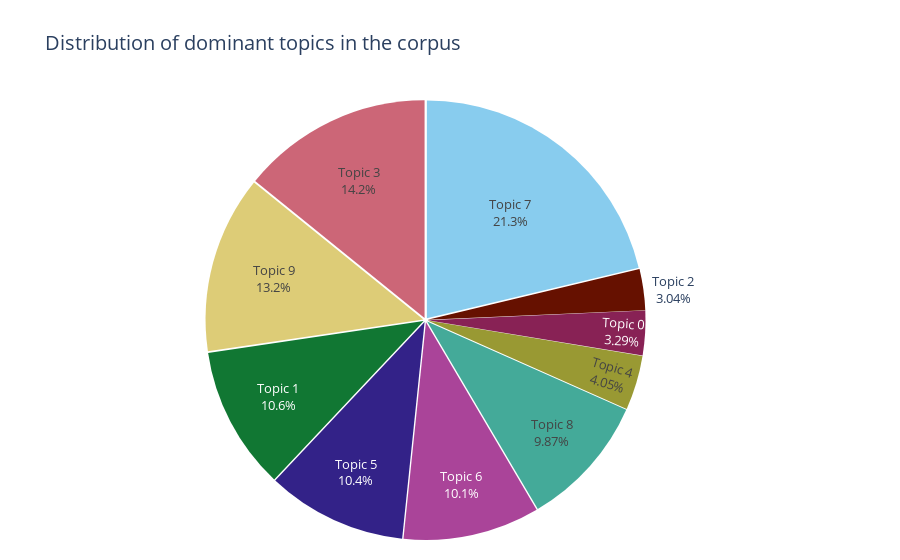

The code cell stored with this chart in its notebook:
### Code cell
plot_topics_distrib(docs_info)

### Figure 1 — Plotly figure (JSON) as saved in the notebook; plotly's stock layout.template omitted (floating-point values rounded to 4 significant figures)
{"data": [{"domain": {"x": [0, 1], "y": [0, 1]}, "hovertemplate": "Topic=%{label}<br>Count=%{value}<extra></extra>", "labels": ["Topic 0", "Topic 1", "Topic 2", "Topic 3", "Topic 4", "Topic 5", "Topic 6", "Topic 7", "Topic 8", "Topic 9"], "legendgroup": "", "name": "", "pull": [0.01, 0.01, 0.01, 0.01, 0.01, 0.01, 0.01, 0.01, 0.01, 0.01], "showlegend": true, "textfont": {"size": 13}, "textinfo": "label+percent", "type": "pie", "values": [13, 42, 12, 56, 16, 41, 40, 84, 39, 52]}], "layout": {"legend": {"tracegroupgap": 0}, "margin": {"b": 20}, "piecolorway": ["rgb(136, 204, 238)", "rgb(204, 102, 119)", "rgb(221, 204, 119)", "rgb(17, 119, 51)", "rgb(51, 34, 136)", "rgb(170, 68, 153)", "rgb(68, 170, 153)", "rgb(153, 153, 51)", "rgb(136, 34, 85)", "rgb(102, 17, 0)", "rgb(136, 136, 136)"], "showlegend": false, "title": {"font": {"size": 20}, "text": "Distribution of dominant topics in the corpus"}}}
